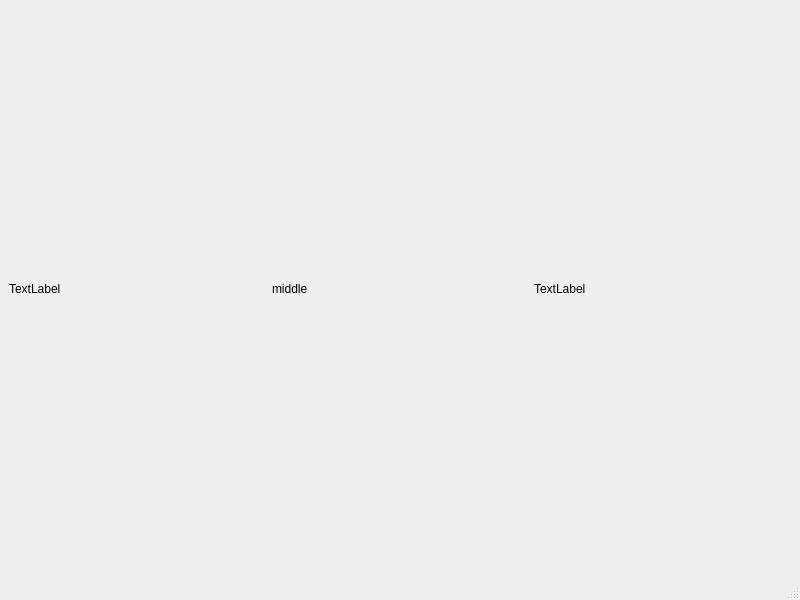
<?xml version="1.0" encoding="UTF-8"?>
<ui version="4.0">
 <class>MainWindow</class>
 <widget class="QMainWindow" name="MainWindow">
  <property name="geometry">
   <rect>
    <x>0</x>
    <y>0</y>
    <width>800</width>
    <height>600</height>
   </rect>
  </property>
  <property name="windowTitle">
   <string>MainWindow</string>
  </property>
  <widget class="QWidget" name="centralwidget">
   <layout class="QHBoxLayout" name="horizontalLayout">
    <item>
     <widget class="QLabel" name="label">
      <property name="text">
       <string>TextLabel</string>
      </property>
     </widget>
    </item>
    <item>
     <widget class="QLabel" name="label_2">
      <property name="text">
       <string>middle</string>
      </property>
     </widget>
    </item>
    <item>
     <widget class="QLabel" name="label_3">
      <property name="text">
       <string>TextLabel</string>
      </property>
     </widget>
    </item>
   </layout>
  </widget>
  <widget class="QMenuBar" name="menubar">
   <property name="geometry">
    <rect>
     <x>0</x>
     <y>0</y>
     <width>800</width>
     <height>22</height>
    </rect>
   </property>
  </widget>
  <widget class="QStatusBar" name="statusbar"/>
 </widget>
 <resources/>
 <connections/>
</ui>
